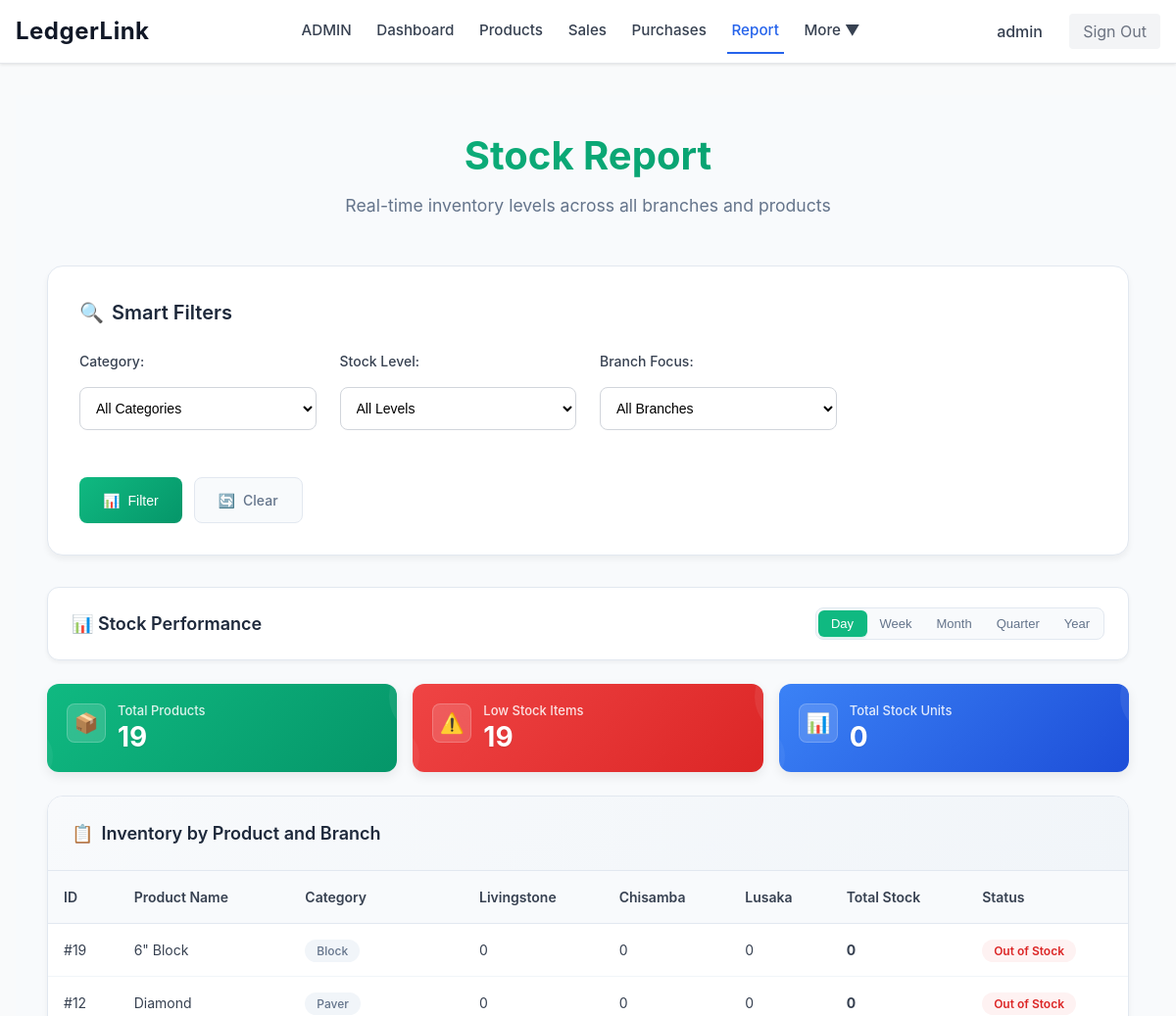
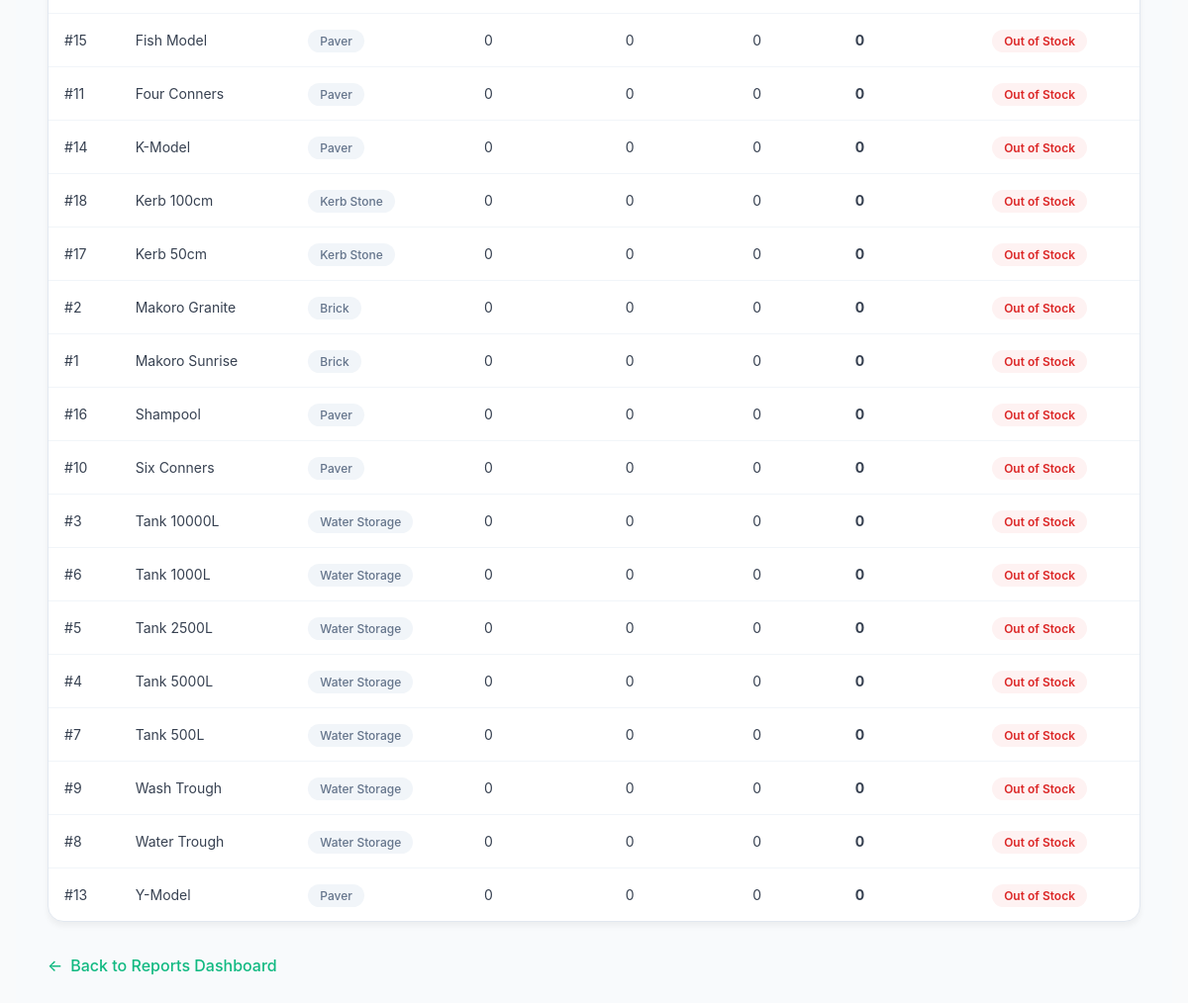
The page /reports/stock.php (signed in) on the database its author committed (2 pictures, top to bottom).
### tables this page shows
CREATE TABLE IF NOT EXISTS products (
    id INT AUTO_INCREMENT PRIMARY KEY,
    name VARCHAR(100) NOT NULL,
    category VARCHAR(50) NOT NULL,
    price DECIMAL(10,2) NOT NULL,
    branches TEXT NOT NULL,
    created_at TIMESTAMP DEFAULT CURRENT_TIMESTAMP
);

### reports/stock.php (the view, shortened to what this page needs)
<?php
$conn = getDbConnection();
$products = [];
$result = $conn->query('SELECT id, name, category FROM products ORDER BY name ASC');
while ($row = $result->fetch_assoc()) {
    $products[$row['id']] = $row;
}
$branches = ['Livingstone', 'Chisamba', 'Lusaka'];
$stock_data = [];
foreach ($products as $pid => $product) {
    $row_data = [
        'id' => $pid,
        'name' => $product['name'],
        'category' => $product['category'],
        'total_stock' => 0
    ];
    foreach ($branches as $branch) {
        $purchases = $conn->query("SELECT SUM(quantity - damages) AS total FROM purchases WHERE product_id = $pid AND branch = '$branch'");
        $purchased = ($row = $purchases->fetch_assoc()) ? intval($row['total']) : 0;
        $sales = $conn->query("SELECT SUM(quantity) AS total FROM sales WHERE product_id = $pid AND branch = '$branch'");
        $sold = ($row = $sales->fetch_assoc()) ? intval($row['total']) : 0;
        $transfers_out = $conn->query("SELECT SUM(quantity) AS total FROM transfers WHERE product_id = $pid AND source_branch = '$branch'");
        $out = ($row = $transfers_out->fetch_assoc()) ? intval($row['total']) : 0;
        $transfers_in = $conn->query("SELECT SUM(quantity) AS total FROM transfers WHERE product_id = $pid AND dest_branch = '$branch'");
        $in = ($row = $transfers_in->fetch_assoc()) ? intval($row['total']) : 0;
        $branch_stock = $purchased - $sold - $out + $in;
        $row_data[$branch] = $branch_stock;
        $row_data['total_stock'] += $branch_stock;
    }
    $stock_data[] = $row_data;
}
$filtered_stock_data = [];
foreach ($stock_data as $row) {
    $include = true;
    if ($include) {
        $filtered_stock_data[] = $row;
    }
}
?>
<?php include '../includes/header.php'; ?>
<?php
$total_products = count($filtered_stock_data);
$low_stock_count = 0;
$total_stock_units = 0;
foreach ($filtered_stock_data as $row) {
    $total_stock_units += $row['total_stock'];
    if ($row['total_stock'] < 10) {
        $low_stock_count++;
    }
}
?>
<div class="stock-container">
    <div class="stock-header">
        <h1 class="stock-title">Stock Report</h1>
        <p class="stock-subtitle">Real-time inventory levels across all branches and products</p>
    </div>
    <div class="filters-card">
        <h2 class="filters-title">
            <span>🔍</span> Smart Filters
        </h2>
        <form method="get" class="filter-form">
            <div class="form-group">
                <label for="category" class="form-label">Category:</label>
                <select id="category" name="category" class="form-select">
                    <option value="">All Categories</option>
                </select>
            </div>
            <div class="form-group">
                <label for="stock_level" class="form-label">Stock Level:</label>
                <select id="stock_level" name="stock_level" class="form-select">
                    <option value="">All Levels</option>
                </select>
            </div>
            <div class="form-group">
                <label for="branch" class="form-label">Branch Focus:</label>
                <select id="branch" name="branch" class="form-select">
                    <option value="">All Branches</option>
                </select>
            </div>
            <div class="filter-actions">
                <button type="submit" class="btn btn-primary">
                    <span>📊</span> Filter
                </button>
                <a href="stock.php" class="btn btn-secondary">
                    <span>🔄</span> Clear
                </a>
            </div>
        </form>
    </div>
    <div class="performance-header">
        <div class="performance-title-section">
            <h2 class="performance-title">📊 Stock Performance</h2>
        </div>
        <div class="time-filters">
            <button class="time-filter-btn active" data-period="day">Day</button>
            <button class="time-filter-btn" data-period="week">Week</button>
            <button class="time-filter-btn" data-period="month">Month</button>
            <button class="time-filter-btn" data-period="quarter">Quarter</button>
            <button class="time-filter-btn" data-period="year">Year</button>
        </div>
    </div>
    <div class="summary-grid">
        <div class="summary-card products">
            <div class="summary-icon">📦</div>
            <div class="summary-content">
                <div class="summary-label">Total Products</div>
                <div class="summary-value"><?php echo number_format($total_products); ?></div>
            </div>
        </div>
        <div class="summary-card low-stock">
            <div class="summary-icon">⚠️</div>
            <div class="summary-content">
                <div class="summary-label">Low Stock Items</div>
                <div class="summary-value"><?php echo number_format($low_stock_count); ?></div>
            </div>
        </div>
        <div class="summary-card total-stock">
            <div class="summary-icon">📊</div>
            <div class="summary-content">
                <div class="summary-label">Total Stock Units</div>
                <div class="summary-value"><?php echo number_format($total_stock_units); ?></div>
            </div>
        </div>
    </div>
    <div class="table-card">
        <div class="table-header">
            <h2 class="table-title">
                <span>📋</span> Inventory by Product and Branch
            </h2>
        </div>
        <?php if (!empty($filtered_stock_data)): ?>
            <table class="stock-table">
                <thead>
                    <tr>
                        <th>ID</th>
                        <th>Product Name</th>
                        <th>Category</th>
                        <?php foreach ($branches as $branch): ?>
                            <th><?php echo $branch; ?></th>
                        <?php endforeach; ?>
                        <th>Total Stock</th>
                        <th>Status</th>
                    </tr>
                </thead>
                <tbody>
                    <?php foreach ($filtered_stock_data as $row): ?>
                        <tr>
                            <td>#<?php echo $row['id']; ?></td>
                            <td><?php echo htmlspecialchars($row['name']); ?></td>
                            <td>
                                <span class="category-badge">
                                    <?php echo htmlspecialchars($row['category']); ?>
                                </span>
                            </td>
                            <?php foreach ($branches as $branch): ?>
                                <td><?php echo number_format($row[$branch]); ?></td>
                            <?php endforeach; ?>
                            <td><strong><?php echo number_format($row['total_stock']); ?></strong></td>
                            <td>
                                <?php
                                $total = $row['total_stock'];
                                if ($total <= 0) {
                                    echo '<span class="stock-level stock-critical">Out of Stock</span>';
                                } elseif ($total < 10) {
                                    echo '<span class="stock-level stock-low">Low Stock</span>';
                                } elseif ($total < 50) {
                                    echo '<span class="stock-level stock-good">Good</span>';
                                } else {
                                    echo '<span class="stock-level stock-excellent">Excellent</span>';
                                }
                                ?>
                            </td>
                        </tr>
                    <?php endforeach; ?>
                </tbody>
            </table>
        <?php endif; ?>
    </div>
    <a href="dashboard.php" class="back-link">
        <span>←</span> Back to Reports Dashboard
    </a>
</div>
<?php include '../includes/footer.php'; ?>

### includes/header.php (style rules this page uses)
* { margin: 0; padding: 0; box-sizing: border-box; }
body { font-family: -apple-system, BlinkMacSystemFont, 'Segoe UI', Roboto, sans-serif; background-color: #f9fafb; min-height: 100vh; line-height: 1.5; }
.form-group { margin-bottom: 1rem; }
label { display: block; font-size: 0.875rem; font-weight: 500; color: #374151; margin-bottom: 0.5rem; }
input[type="text"], input[type="email"], input[type="password"], input[type="number"], input[type="date"], select, textarea { width: 100%; padding: 0.75rem; border: 1px solid #d1d5db; border-radius: 0.5rem; font-size: 1rem; transition: border-color 0.2s, box-shadow 0.2s; }
.btn { display: inline-block; padding: 0.75rem 1rem; border-radius: 0.5rem; font-size: 0.875rem; font-weight: 500; text-decoration: none; text-align: center; border: none; cursor: pointer; transition: all 0.2s; }
.btn-primary { background: #2563eb; color: white; }
.btn-secondary { background: #6b7280; color: white; }

### rows shown on the page
products: id "19", name "6\" Block", category "Block", branch "0", total_stock "0"
products: id "12", name "Diamond", category "Paver", branch "0", total_stock "0"
products: id "15", name "Fish Model", category "Paver", branch "0", total_stock "0"
products: id "11", name "Four Conners", category "Paver", branch "0", total_stock "0"
products: id "14", name "K-Model", category "Paver", branch "0", total_stock "0"
products: id "18", name "Kerb 100cm", category "Kerb Stone", branch "0", total_stock "0"
products: id "17", name "Kerb 50cm", category "Kerb Stone", branch "0", total_stock "0"
products: id "2", name "Makoro Granite", category "Brick", branch "0", total_stock "0"
products: id "1", name "Makoro Sunrise", category "Brick", branch "0", total_stock "0"
products: id "16", name "Shampool", category "Paver", branch "0", total_stock "0"
products: id "10", name "Six Conners", category "Paver", branch "0", total_stock "0"
products: id "3", name "Tank 10000L", category "Water Storage", branch "0", total_stock "0"
products: id "6", name "Tank 1000L", category "Water Storage", branch "0", total_stock "0"
products: id "5", name "Tank 2500L", category "Water Storage", branch "0", total_stock "0"
products: id "4", name "Tank 5000L", category "Water Storage", branch "0", total_stock "0"
products: id "7", name "Tank 500L", category "Water Storage", branch "0", total_stock "0"
products: id "9", name "Wash Trough", category "Water Storage", branch "0", total_stock "0"
products: id "8", name "Water Trough", category "Water Storage", branch "0", total_stock "0"
products: id "13", name "Y-Model", category "Paver", branch "0", total_stock "0"

### other values the page prints
$_SESSION['username'] "admin"
$total_products "19"
$low_stock_count "19"
$total_stock_units "0"
$branch "Livingstone"
$branch "Chisamba"
$branch "Lusaka"
